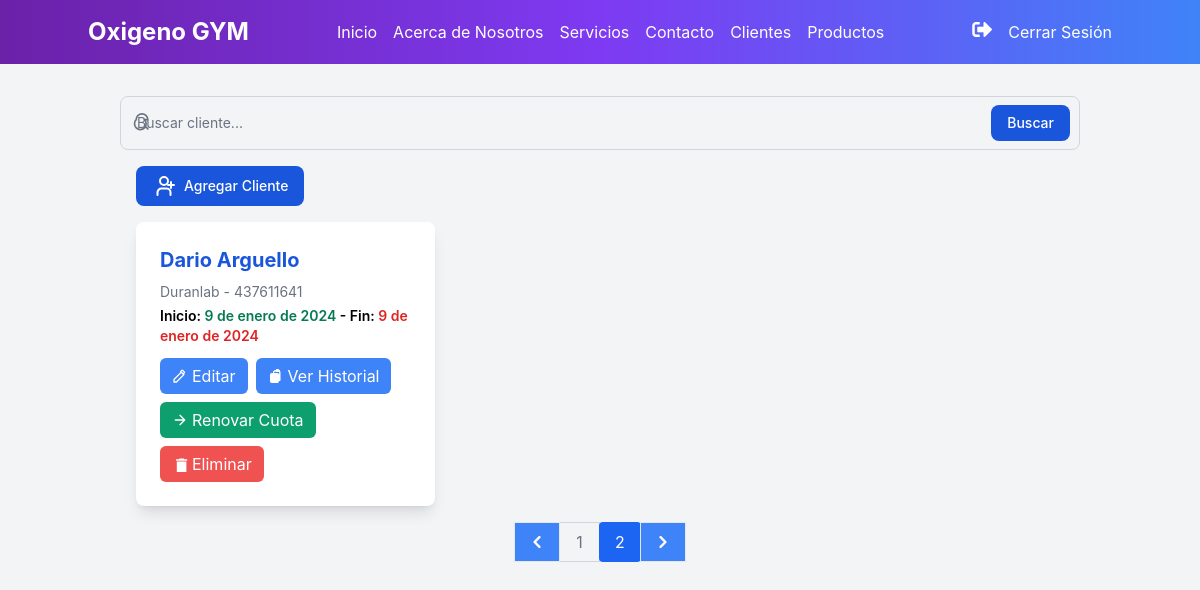
The app's page /clientes/?page=2 (signed in) with its own data.
### OxigenoGYMAPP/models.py (models this page shows, shortened)
class Cliente(models.Model):
    id_cliente = models.AutoField(primary_key=True)
    nombre_completo = models.CharField(max_length=100)
    dni = models.CharField(max_length=20, unique=True)
    apodo = models.CharField(max_length=50, blank=True)
    fecha_inicio_cuota = models.DateField(default=default_fecha_inicio, blank=True, null=True)
    fecha_fin_cuota = models.DateField(default=default_fecha_fin, blank=True, null=True)

### OxigenoGYMAPP/views.py (the view)
# urls.py: path('clientes/', views.listar_clientes, name='listar_clientes'),
@login_required(login_url='login_gym')
def listar_clientes(request):
    clientes = Cliente.objects.all()
    query = request.GET.get('q')
    if query:
        clientes = clientes.filter(
            Q(nombre_completo__icontains=query) |
            Q(apodo__icontains=query) |
            Q(dni__icontains=query)
        )
    paginator = Paginator(clientes, 2)
    page = request.GET.get('page')
    try:
        clientes_pagina = paginator.page(page)
    except PageNotAnInteger:
        clientes_pagina = paginator.page(1)
    except EmptyPage:
        clientes_pagina = paginator.page(paginator.num_pages)
    historiales_cuotas = CuotaHistorial.objects.all()
    form_cliente = ClienteForm()  # Utiliza el formulario de Django
    return render(request, 'clientes.html', {'clientes': clientes_pagina, 'historiales_cuotas': historiales_cuotas, 'form_cliente': form_cliente, 'historial_form': CuotaHistorialForm()})

### OxigenoGYMAPP/forms.py (shortened to what this page needs)
class ClienteForm(forms.ModelForm):
    class Meta:
        model = Cliente
        fields = ['nombre_completo', 'dni', 'apodo', 'fecha_inicio_cuota', 'fecha_fin_cuota']
        widgets = {
            'fecha_inicio_cuota': forms.DateInput(attrs={'type': 'date', 'placeholder': 'YYYY-MM-DD'}, format='%Y-%m-%d'),
            'fecha_fin_cuota': forms.DateInput(attrs={'type': 'date', 'placeholder': 'YYYY-MM-DD'}, format='%Y-%m-%d'),
        }
    def __init__(self, *args, **kwargs):
        super(ClienteForm, self).__init__(*args, **kwargs)
        if self.instance and self.instance.pk:
            self.fields['fecha_inicio_cuota'].initial = self.instance.fecha_inicio_cuota
            self.fields['fecha_fin_cuota'].initial = self.instance.fecha_fin_cuota

class CuotaHistorialForm(forms.ModelForm):
    class Meta:
        model = CuotaHistorial
        fields = ['fecha_inicio_cuota', 'fecha_fin_cuota']
        widgets = {
            'fecha_inicio_cuota': forms.DateInput(attrs={'type': 'date', 'placeholder': 'YYYY-MM-DD'}, format='%Y-%m-%d'),
            'fecha_fin_cuota': forms.DateInput(attrs={'type': 'date', 'placeholder': 'YYYY-MM-DD'}, format='%Y-%m-%d'),
        }

### OxigenoGYMAPP/models.py (called while the page is built)
def default_fecha_inicio():
    return datetime.now().date()

def default_fecha_fin():
    return (datetime.now() + timedelta(days=30)).date()

### OxigenoGYMAPP/templates/clientes.html (shortened to what this page needs)
{% extends 'base.html' %}
{% block content %}
<link href="https://cdnjs.cloudflare.com/ajax/libs/flowbite/2.2.0/flowbite.min.css" rel="stylesheet" />
<div class="container mx-auto p-4">
    <form method="get" action="{% url 'listar_clientes' %}">
        <div class="relative">
            <div class="absolute inset-y-0 left-0 flex items-center pl-3 pointer-events-none">
            </div>
            <input type="search" name="q" id="default-search" class="block w-full p-4 pl-12 text-sm text-gray-900 placeholder-gray-500 bg-gray-100 border border-gray-300 rounded-lg focus:ring-blue-500 focus:border-blue-500 dark:bg-gray-700 dark:border-gray-600 dark:placeholder-gray-400 dark:text-white dark:focus:ring-blue-500 dark:focus:border-blue-500" placeholder="Buscar cliente..." required>
            <button type="submit" class="absolute top-1/2 right-2.5 transform -translate-y-1/2 px-4 py-2 text-sm font-medium text-white bg-blue-700 rounded-lg hover:bg-blue-800 focus:outline-none focus:ring-4 focus:ring-blue-300 dark:bg-blue-600 dark:hover:bg-blue-700 dark:focus:ring-blue-800">Buscar</button>
        </div>
    </form>
<div class="container mx-auto p-4">
    <div class="mb-4 text-right">
        <button onclick="abrirModal('agregarClienteModal')" class="flex items-center text-white bg-blue-700 hover:bg-blue-800 focus:ring-4 focus:outline-none focus:ring-blue-300 font-medium rounded-lg text-sm px-4 py-2 text-center dark:bg-blue-600 dark:hover:bg-blue-700 dark:focus:ring-blue-800">
            <svg class="w-6 h-6 mr-2" viewBox="0 0 24 24" stroke-width="2" stroke="currentColor" fill="none" stroke-linecap="round" stroke-linejoin="round">
                <path stroke="none" d="M0 0h24v24H0z"/>
                <circle cx="12" cy="7" r="4" />
                <path d="M5.5 21v-2.5a4 4 0 0 1 4-4h5a4 4 0 0 1 4 4V21" />
                <path d="M16 11h6m-3 -3v6" />
            </svg>
            Agregar Cliente
        </button>
    </div>
    {% if clientes %}
    <div class="grid grid-cols-1 md:grid-cols-2 lg:grid-cols-3 gap-4">
        {% for cliente in clientes %}
            <div class="bg-white p-6 rounded-lg shadow-lg transition duration-300 ease-in-out hover:shadow-xl">
                <h2 class="text-xl font-bold text-blue-700 mb-2">{{ cliente.nombre_completo }}</h2>
                <p class="text-sm text-gray-500 mb-1">{{ cliente.apodo }} - {{ cliente.dni }}</p>
                <p class="text-sm font-semibold mb-3">Inicio: <span class="text-green-600">{{ cliente.fecha_inicio_cuota }}</span> - Fin: <span class="text-red-600">{{ cliente.fecha_fin_cuota }}</span></p>
                <div class="flex flex-wrap gap-2">
                    <button onclick="abrirModalEditar('{{ cliente.id_cliente }}')" class="flex items-center px-3 py-1.5 bg-blue-500 hover:bg-blue-600 focus:ring-2 focus:ring-blue-300 transition-all duration-300 text-white rounded-md focus:outline-none">
                        Editar
                    </button>
                    <button onclick="abrirModalHistorial('{{ cliente.id_cliente }}')" class="flex items-center px-3 py-1.5 bg-blue-500 hover:bg-blue-600 focus:ring-2 focus:ring-blue-300 transition-all duration-300 text-white rounded-md focus:outline-none">
                        Ver Historial
                    </button>
                    <button onclick="abrirModalRenovar('{{ cliente.id_cliente }}')" class="flex items-center px-3 py-1.5 bg-green-500 hover:bg-green-600 focus:ring-2 focus:ring-green-300 transition-all duration-300 text-white rounded-md focus:outline-none">
                        <svg xmlns="http://www.w3.org/2000/svg" class="h-4 w-4 mr-1" fill="none" viewBox="0 0 24 24" stroke="currentColor" stroke-width="2" aria-label="Renovar cuota">
                            <path stroke-linecap="round" stroke-linejoin="round" d="M5 12h14M12 5l7 7-7 7"></path>
                        </svg>
                        Renovar Cuota
                    </button>
                    <form onsubmit="return confirm('¿Estás seguro de querer eliminar este cliente?');" action="{% url 'eliminar_cliente' cliente.id_cliente %}" method="post" class="inline">
                        <button type="submit" class="flex items-center px-3 py-1.5 bg-red-500 hover:bg-red-600 focus:ring-2 focus:ring-red-300 transition-all duration-300 text-white rounded-md focus:outline-none">
                            <svg class="w-4 h-4 mr-1" fill="currentColor" viewBox="0 0 20 20" aria-label="Eliminar cliente">
                                <path d="M6 19c0 1.1.9 2 2 2h8c1.1 0 2-.9 2-2V7H6v12zM19 4h-3.5l-1-1h-5l-1 1H5v2h14V4z"></path>
                            </svg>
                            Eliminar
                        </button>
                    </form>
                </div>
            </div>
        {% endfor %}
    </div>
{% endif %}
<div class="flex justify-center mt-4">
    <nav class="flex items-center -space-x-px h-10 text-base">
        <a href="?page=1" class="flex items-center justify-center px-4 h-10 text-white bg-blue-500 border border-blue-500 rounded-l-md transition duration-300 ease-in-out transform hover:bg-blue-600 hover:scale-105">
            <svg class="w-3 h-3 rtl:rotate-180" aria-hidden="true" xmlns="http://www.w3.org/2000/svg" fill="none" viewBox="0 0 6 10">
                <path stroke="currentColor" stroke-linecap="round" stroke-linejoin="round" stroke-width="2" d="M5 1 1 5l4 4"/>
            </svg>
        </a>
        {% for i in clientes.paginator.page_range %}
            <a href="?page={{ i }}" class="flex items-center justify-center px-4 h-10 leading-tight {% if i == clientes.number %}text-white bg-blue-600 border-blue-600 rounded{% else %}text-gray-500 border border-gray-300 hover:bg-gray-100 hover:text-gray-700 transition duration-300 ease-in-out{% endif %}">
                {{ i }}
            </a>
        {% endfor %}
        <a href="?page={{ clientes.paginator.num_pages }}" class="flex items-center justify-center px-4 h-10 text-white bg-blue-500 border border-blue-500 rounded-r-md transition duration-300 ease-in-out transform hover:bg-blue-600 hover:scale-105">
            <svg class="w-3 h-3" aria-hidden="true" xmlns="http://www.w3.org/2000/svg" fill="none" viewBox="0 0 6 10">
                <path stroke="currentColor" stroke-linecap="round" stroke-linejoin="round" stroke-width="2" d="m1 9 4-4-4-4"/>
            </svg>
        </a>
    </nav>
</div>
</body>
{% endblock %}

### records on screen
Cliente: nombre_completo "Dario Arguello", apodo "Duranlab", dni "437611641", fecha_inicio_cuota "9 de enero de 2024", fecha_fin_cuota "9 de enero de 2024"

### other values on screen
{{ i }} "1" "2"
